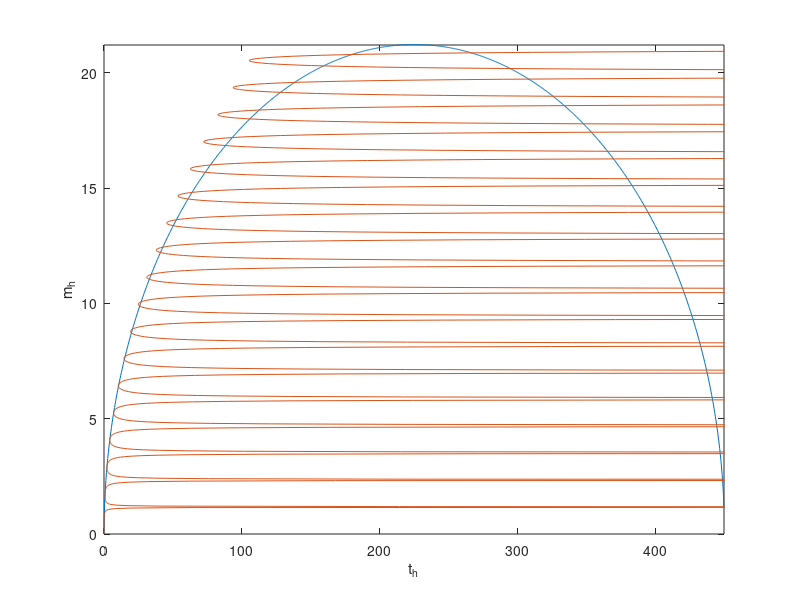

MATLAB code to generate this figure: (Note: this script raises an error after producing the figure.)
%% General todos: rewrite with fsolve

clear all
close all

%global L alpha beta D Phi
L = 100; % [m] Beam Length
R = 0.015; % [m] Radius Beam
Dia = R * 2; % [m] Diameter of manipulator, assumed constant for now

E = 5.0e5; % 592949 Pa Dragon Skin 30 https://www.smooth-on.com/products/dragon-skin-30/

nu = 0.5;  % Poission ratio [-]
G = E / (2*(1+nu));  % Shear modulus. E = 2G(1+ν) 
A = pi * Dia^2 / 4;
I1 = A^2 / (pi *4);
I3 = 2 * I1;

%M_h = 1;
%T_h = 1;

alphaAlt =  E * I1;
betaAlt = G * I3;

alpha = 1.345; % [Nm^2] twisting stiffness
beta = 0.789; % [Nm^2]

D = 3; % [m] Slack
Phi = 27* 2 * pi; % [rad] Twist


mhofth = @(th) (sqrt(4*th .* (1 - (D^2*pi^2*th)/(L^2*4))));
thofmh = @(mh) ((mh./(2*cos(1/4*(Phi-(2*pi*mh)/(beta/alpha))))).^2);

thmax = 450;
mhmax = 21.2;
varth = linspace(0,thmax,1000)';
varmh = linspace(0,mhmax,1000)';


figure
plot(varth,mhofth(varth))
% xlabel('t_h')
% ylabel('m_h')
hold on


plot(thofmh(varmh), varmh)
xlabel('t_h')
ylabel('m_h')
axis([0 thmax 0 mhmax])

%DoverL = D/L;

m_h = @(M_h) M_h * L   / (2 * pi   * alpha);
t_h = @(T_h) T_h * L^2 / (4 * pi^2 * alpha);

DoverLFcn = @(M_h,T_h) (sqrt(4 / (pi^2 *t_h(T_h)) * (1 - m_h(M_h)^2 / (4 *t_h(T_h)))));
PhiFcn = @(M_h,T_h) (2* pi * m_h(M_h) / (beta/alpha) + 4* acos(m_h(M_h)/(2*sqrt(t_h(T_h)))));


F = @(x) ([D/L-DoverLFcn(x(1),x(2)), Phi - PhiFcn(x(1),x(2))]);
guess = [1.2,2];


%sols = fsolve(@dlandphi,guess);
sols = fsolve(F,guess);


%% 
% results are:
M_h = sols(1);%1.3017510114772594996354481051657;
T_h = sols(2);%2.0178798356198609814539591089399;
m_h(M_h)
t_h(T_h)

dlandphi(sols)

DoverLCalc = eval(subs(sqrt(4 / (pi^2 *t_h) * (1 - m_h^2 / (4 *t_h)))))
PhiCalc = eval(subs(2* pi * m_h / (beta/alpha) + 4* acos(m_h/(2*sqrt(t_h)))))

%%
N = 1000;
sh = linspace(-0.5,0.5,N)'; % sh = s/L - 0.5

comp1 = eval(subs(L * (1/(2*pi*t_h) * sqrt(4 * t_h - m_h^2) * sech(pi * sh * sqrt(4 * t_h - m_h^2)))));

req_i =  eval(subs(comp1 .* sin(m_h*pi*sh)));

req_j = eval(subs(- comp1 .* cos(m_h*pi*sh)));

req_k = eval(subs(L * (sh - 1/(2*pi*t_h) * sqrt(4 * t_h - m_h^2) * tanh(pi * sh * sqrt(4 * t_h - m_h^2)))));

figure
plot3(req_i,req_j,req_k)
xlabel('i')
ylabel('j')
zlabel('k')

